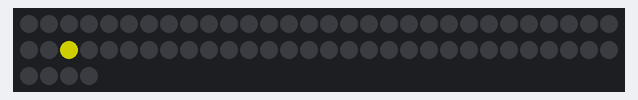
Simulated run of this sketch. Board: Arduino Uno, built with avr-gcc and run on an emulated ATmega328P. On the bench: 64 RGB LEDs in strip order, left to right, continuing on the next row. Dim RGB values are drawn brighter than linear.

Above: at 0.15 s.
At 7.1 s:
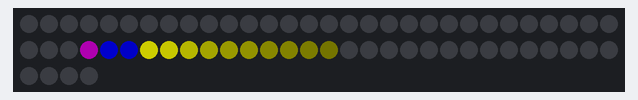
At 10.42 s:
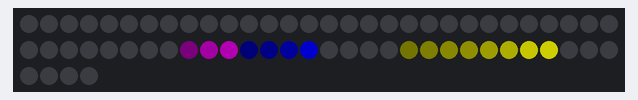
At 20.08 s:
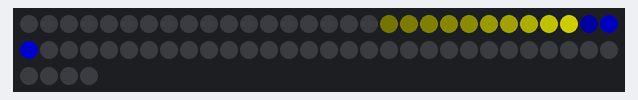
At 28.84 s:
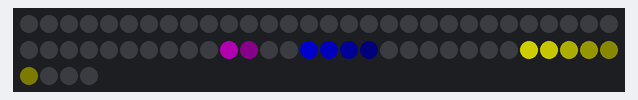
At 39.41 s:
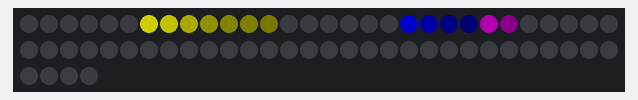

The sketch:

Dot_Beat.ino
```cpp
#include "FastLED.h"
#define DATA_PIN   8
#define NUM_LEDS   64

CRGB leds[NUM_LEDS];

uint8_t fadevalBeat = 224; // Trail behind the LED's. Lower => faster fade.
uint8_t bpm = 30;

void setup(){
 Serial.begin(115200);
 FastLED.addLeds<WS2812B, DATA_PIN, GRB>(leds, NUM_LEDS).setCorrection(TypicalLEDStrip);
 FastLED.setBrightness(128);
 FastLED.setMaxPowerInVoltsAndMilliamps(5,500);

}

void loop(){

  Dot_Beat();

}

void Dot_Beat(){
  uint8_t inner = beatsin8(bpm, NUM_LEDS/4, NUM_LEDS/4*3);    // Move 1/4 to 3/4
  uint8_t outer = beatsin8(bpm, 0, NUM_LEDS-1);               // Move entire length
  uint8_t middle = beatsin8(bpm, NUM_LEDS/3, NUM_LEDS/3*2);   // Move 1/3 to 2/3
  leds[middle] = CRGB::Purple;
  leds[inner] = CRGB::Blue;
  leds[outer] = CRGB::Yellow;
  nscale8(leds,NUM_LEDS,fadevalBeat);                         // Fade the entire array. Or for just a few LED's, use  nscale8(&leds[2], 5, fadevalBeat);
  FastLED.show();
}
```
